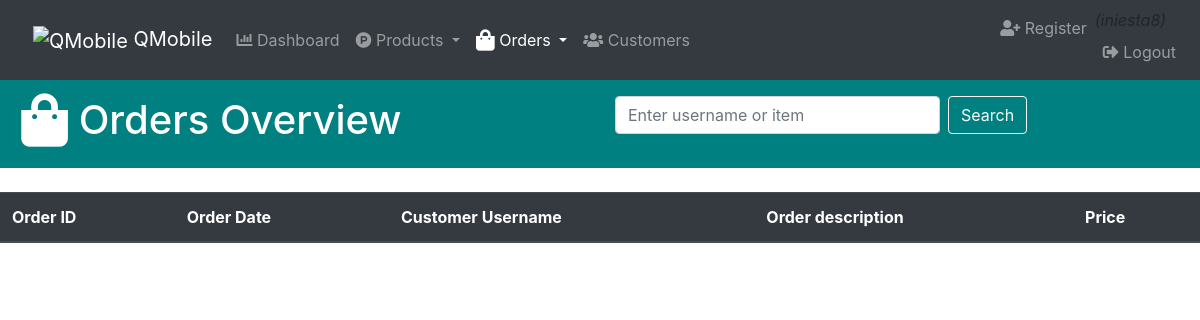
Page /admin/order.php (signed in) on the earlier database version.
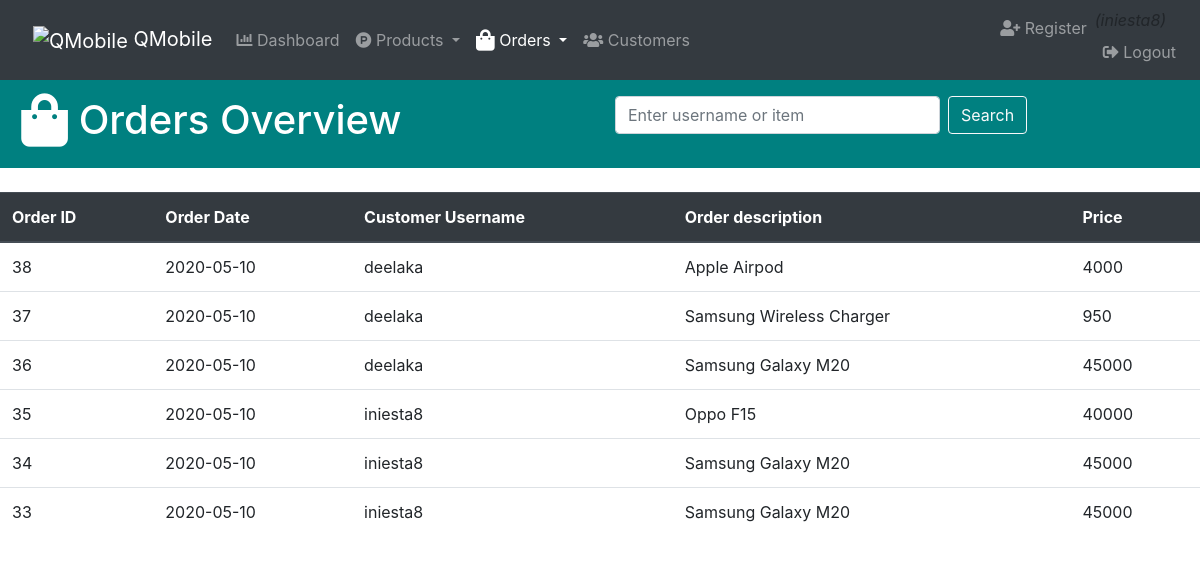
Same page on the later database version.
### tables this page shows
CREATE TABLE IF NOT EXISTS `orders` (
  `orderId` int(11) NOT NULL AUTO_INCREMENT,
  `orderdate` varchar(255) NOT NULL,
  `customer` varchar(255) NOT NULL,
  `orderName` varchar(255) NOT NULL,
  `price` int(11) NOT NULL,
  PRIMARY KEY (`orderId`)
);

### admin/dbconnection.php (the view, shortened to what this page needs)
<?php
    $db = mysqli_connect('localhost','root','','registeruser');
    function getOrderDetails(){
        global $db;
        $order = "SELECT * FROM orders ORDER BY orderId DESC";
        $order_result = mysqli_query($db,$order);
        while($row = mysqli_fetch_assoc($order_result)){
            orderdetails($row['orderId'],$row['orderdate'],$row['customer'],$row['orderName'],$row['price']);
        }
    }
    function orderdetails($orderId,$orderdate,$customer,$orderName,$price){
        echo "<tr>";
            echo "<td>$orderId</td>";
            echo "<td>$orderdate</td>";
            echo "<td>$customer</td>";
            echo "<td>$orderName</td>";
            echo "<td>$price</td>";
        echo "</tr>";
    }
?>

Differences in the rows shown:
added orders: orderId "38", orderdate "2020-05-10", customer "deelaka", orderName "Apple Airpod", price "4000"
added orders: orderId "37", orderdate "2020-05-10", customer "deelaka", orderName "Samsung Wireless Charger", price "950"
added orders: orderId "36", orderdate "2020-05-10", customer "deelaka", orderName "Samsung Galaxy M20", price "45000"
added orders: orderId "35", orderdate "2020-05-10", customer "iniesta8", orderName "Oppo F15", price "40000"
added orders: orderId "34", orderdate "2020-05-10", customer "iniesta8", orderName "Samsung Galaxy M20", price "45000"
added orders: orderId "33", orderdate "2020-05-10", customer "iniesta8", orderName "Samsung Galaxy M20", price "45000"
